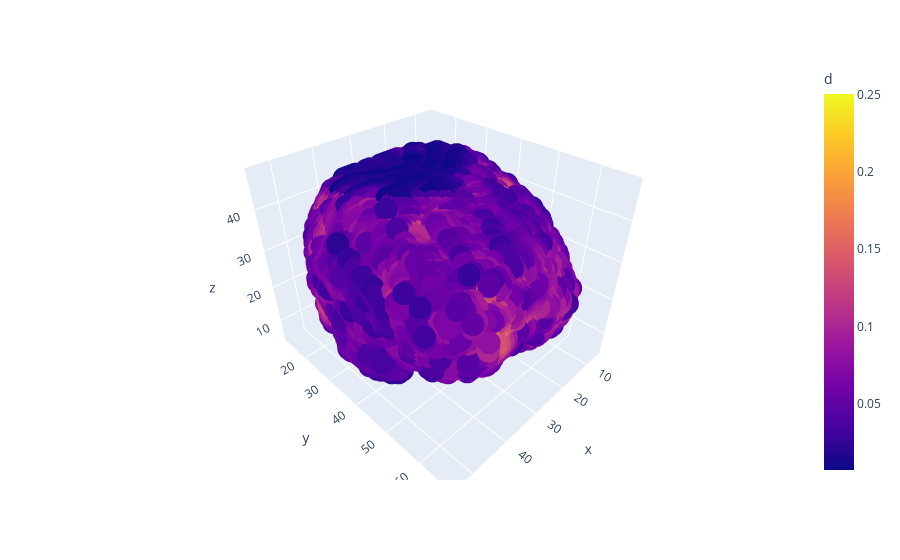

Write notebook code for a chart like this one.
### Code cell
fig = px.scatter_3d(df[df['d'] != 0], x='x', y='y', z='z', color='d')
fig.show()

### Figure 1 — Plotly figure (JSON) as saved in the notebook; plotly's stock layout.template omitted (floating-point values rounded to 4 significant figures; data arrays with more than 128 entries replaced by an {"elided": "..."} marker saying what was removed)
{"data": [{"hovertemplate": "x=%{x}<br>y=%{y}<br>z=%{z}<br>d=%{marker.color}<extra></extra>", "legendgroup": "", "marker": {"color": {"elided": "50157 float values"}, "coloraxis": "coloraxis", "symbol": "circle"}, "mode": "markers", "name": "", "scene": "scene", "showlegend": false, "type": "scatter3d", "x": {"elided": "50157 int values"}, "y": {"elided": "50157 int values"}, "z": {"elided": "50157 int values"}}], "layout": {"coloraxis": {"colorbar": {"title": {"text": "d"}}, "colorscale": [[0, "#0d0887"], [0.1111, "#46039f"], [0.2222, "#7201a8"], [0.3333, "#9c179e"], [0.4444, "#bd3786"], [0.5556, "#d8576b"], [0.6667, "#ed7953"], [0.7778, "#fb9f3a"], [0.8889, "#fdca26"], [1, "#f0f921"]]}, "legend": {"tracegroupgap": 0}, "margin": {"t": 60}, "scene": {"domain": {"x": [0, 1], "y": [0, 1]}, "xaxis": {"title": {"text": "x"}}, "yaxis": {"title": {"text": "y"}}, "zaxis": {"title": {"text": "z"}}}}}
